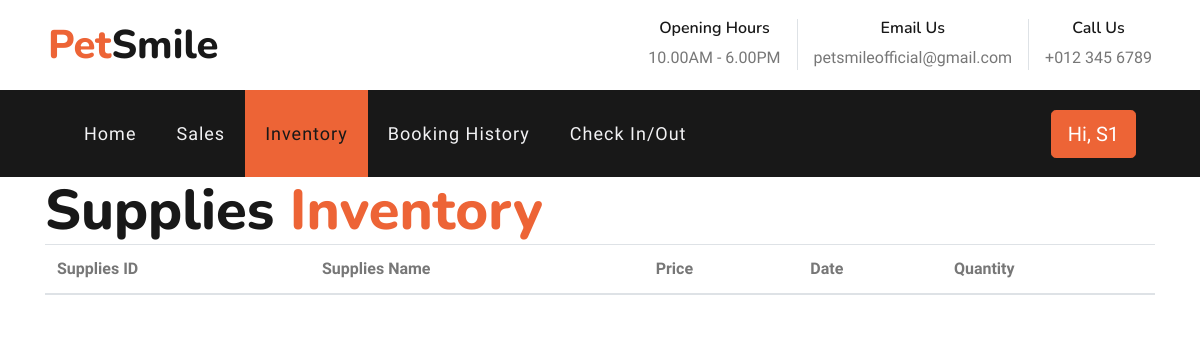
The page /supplies.php (signed in) on the database as committed earlier.
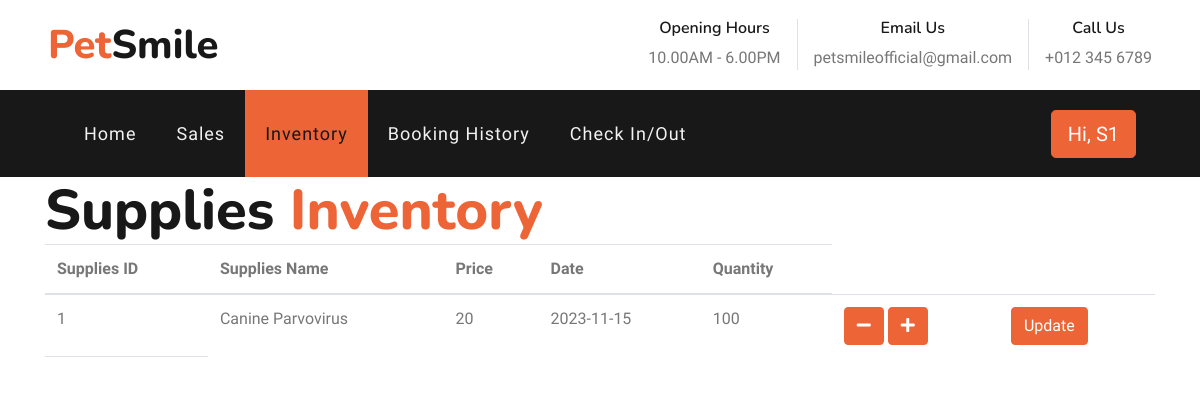
The same page on the database as committed later.
### tables this page shows
CREATE TABLE `inventory` (
  `Supplies_ID` int(11) NOT NULL,
  `Supplies_Name` varchar(100) NOT NULL,
  `Price` int(11) NOT NULL,
  `Date` date NOT NULL,
  `Quantity` int(11) NOT NULL
);

### supplies.php (the view, shortened to what this page needs)
<!DOCTYPE html>
<html lang="en">
<head>
    <link href="https://cdnjs.cloudflare.com/ajax/libs/font-awesome/5.10.0/css/all.min.css" rel="stylesheet">
    <link href="lib/flaticon/font/flaticon.css" rel="stylesheet">
    <link href="lib/owlcarousel/assets/owl.carousel.min.css" rel="stylesheet">
    <link href="lib/tempusdominus/css/tempusdominus-bootstrap-4.min.css" rel="stylesheet" />
    <link href="css/style.css" rel="stylesheet">
</head>
<?php
include 'config.php';
include 'admin-header.php';
    $select_inventory = mysqli_query($con, "SELECT * FROM `inventory`");
?>
<body>
    <div class="container">
        <form method="POST" action="supplies.php">
            <h1 class="display-4 m-0">Supplies <span class="text-primary">Inventory</span></h1>
            <table class="table">
                <thead>
                    <tr>
                        <th>Supplies ID</th>
                        <th>Supplies Name</th>
                        <th>Price</th>
                        <th>Date</th>
                        <th>Quantity</th>
                    </tr>
                </thead>
                <tbody>
                    <?php
                    while ($row = mysqli_fetch_assoc($select_inventory)) {
                        echo "<tr>";
                        echo "<td>{$row['Supplies_ID']}</td>";
                        echo "<td>{$row['Supplies_Name']}</td>";
                        echo "<td>{$row['Price']}</td>";
                        echo "<td>{$row['Date']}</td>";
                        echo "<td class='quantity-cell'>
                                <span id='quantity_{$row['Supplies_ID']}'>{$row['Quantity']}</span>
                                <input type='hidden' name='quantity[{$row['Supplies_ID']}]' value='{$row['Quantity']}' id='hidden_quantity_{$row['Supplies_ID']}'>
                              </td>";
                        ?>
                        <td>
                            <div class="input-group plus-minus-input">
                                <div class="input-group-button">
                                    <button type="button" class="btn btn-primary" onclick="adjustQuantity(<?php echo $row['Supplies_ID']; ?>, 'minus')">
                                        <i class="fa fa-minus" aria-hidden="true"></i>
                                    </button>
                                    <button type="button" class="btn btn-primary" onclick="adjustQuantity(<?php echo $row['Supplies_ID']; ?>, 'plus')">
                                        <i class="fa fa-plus" aria-hidden="true"></i>
                                    </button>
                                </div>
                            </div>
                        </td>
                        <td>
                        <input type="submit" name="update" value="Update" class="btn btn-primary">
                        </form>
                        <?php
                    }
                    ?>
                    <td>
                    </td>
                </tbody>
            </table>
    </div>
</body>
</html>

Rows that differ between the two databases and show on the page:
added inventory: Supplies_ID "1", Supplies_Name "Canine Parvovirus", Price "20", Date "2023-11-15", Quantity "100"
